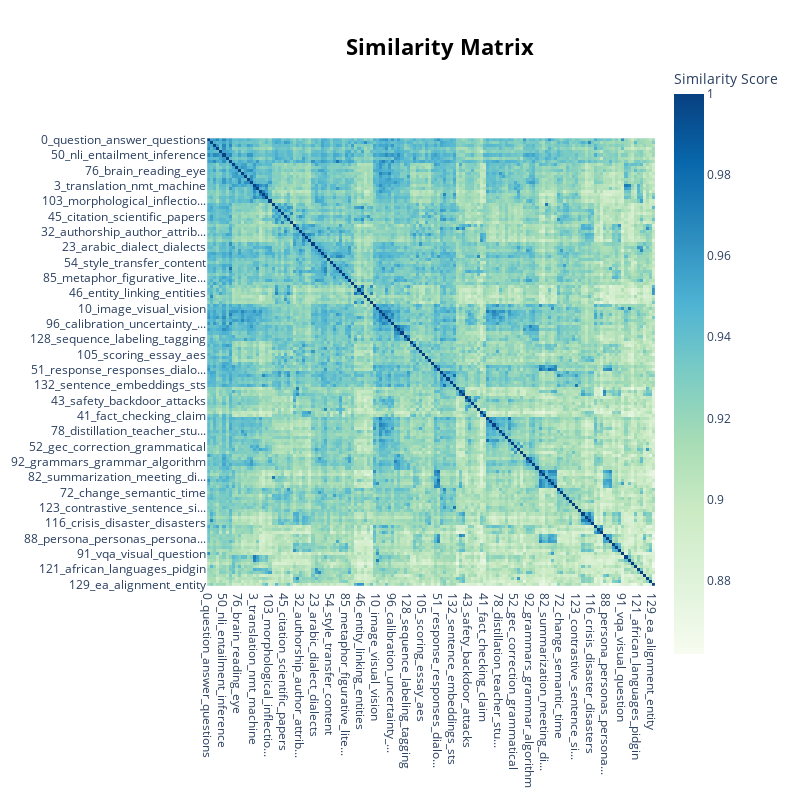

Here is the notebook cell this chart was saved with:
### Markdown cell above
### 5.3 토픽 사이 관계 시각화

### Code cell
topic_model.visualize_heatmap(n_clusters=30)

### Figure 1 — Plotly figure (JSON) as saved in the notebook; plotly's stock layout.template omitted (floating-point values rounded to 4 significant figures; data arrays with more than 128 entries replaced by an {"elided": "..."} marker saying what was removed)
{"data": [{"coloraxis": "coloraxis", "hovertemplate": "x: %{x}<br>y: %{y}<br>Similarity Score: %{z}<extra></extra>", "name": "0", "type": "heatmap", "x": {"elided": "146 str values"}, "xaxis": "x", "y": {"elided": "146 str values"}, "yaxis": "y", "z": {"elided": "146x146 float values"}}], "layout": {"coloraxis": {"colorbar": {"title": {"text": "Similarity Score"}}, "colorscale": [[0, "rgb(247,252,240)"], [0.125, "rgb(224,243,219)"], [0.25, "rgb(204,235,197)"], [0.375, "rgb(168,221,181)"], [0.5, "rgb(123,204,196)"], [0.625, "rgb(78,179,211)"], [0.75, "rgb(43,140,190)"], [0.875, "rgb(8,104,172)"], [1, "rgb(8,64,129)"]]}, "height": 800, "hoverlabel": {"bgcolor": "white", "font": {"family": "Rockwell", "size": 16}}, "legend": {"title": {"text": "Trend"}}, "margin": {"t": 60}, "showlegend": true, "title": {"font": {"color": "Black", "size": 22}, "text": "<b>Similarity Matrix</b>", "x": 0.55, "xanchor": "center", "y": 0.95, "yanchor": "top"}, "width": 800, "xaxis": {"anchor": "y", "constrain": "domain", "domain": [0, 1], "scaleanchor": "y"}, "yaxis": {"anchor": "x", "autorange": "reversed", "constrain": "domain", "domain": [0, 1]}}}
